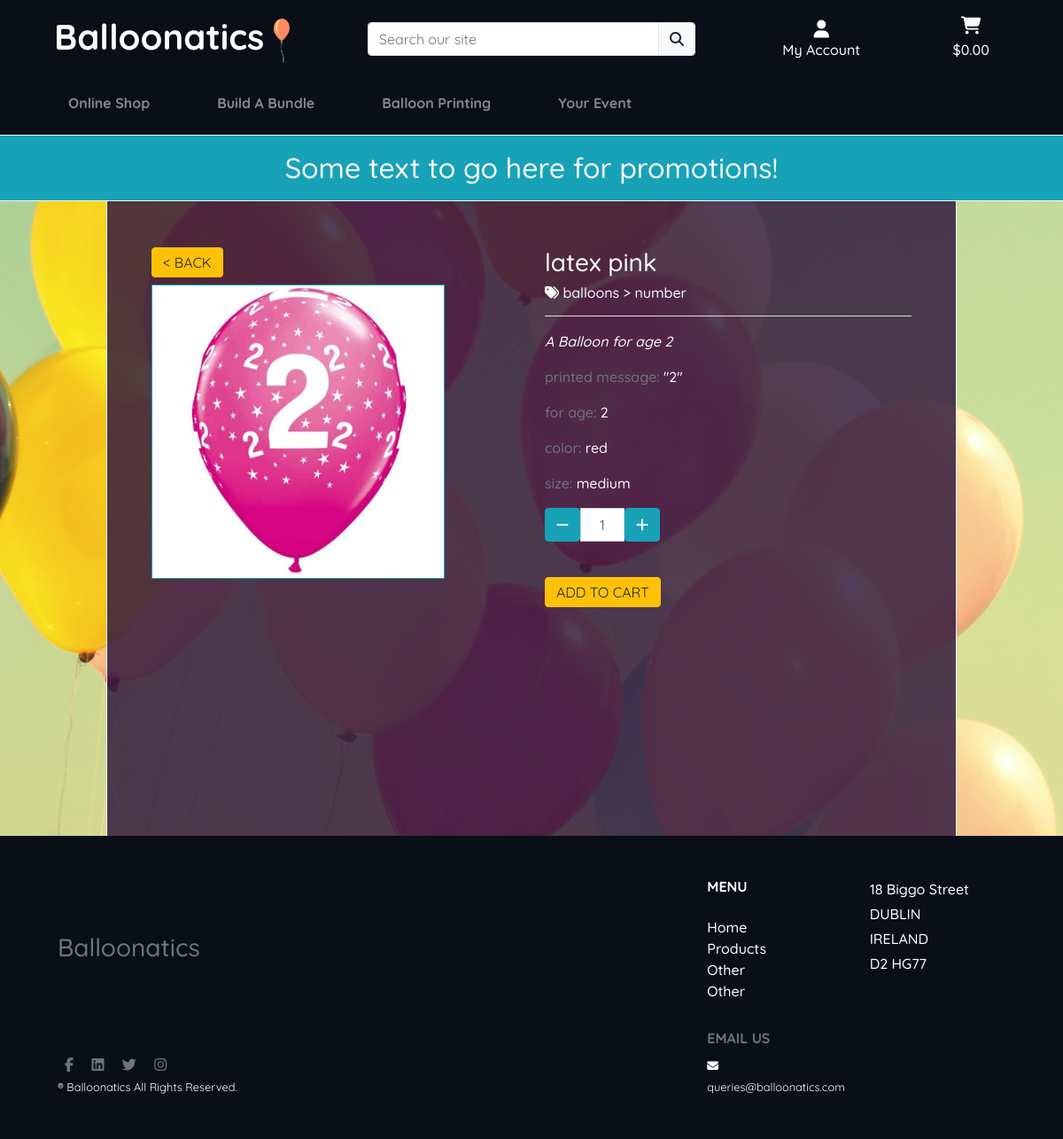
Page /products/5/ on the earlier database version.
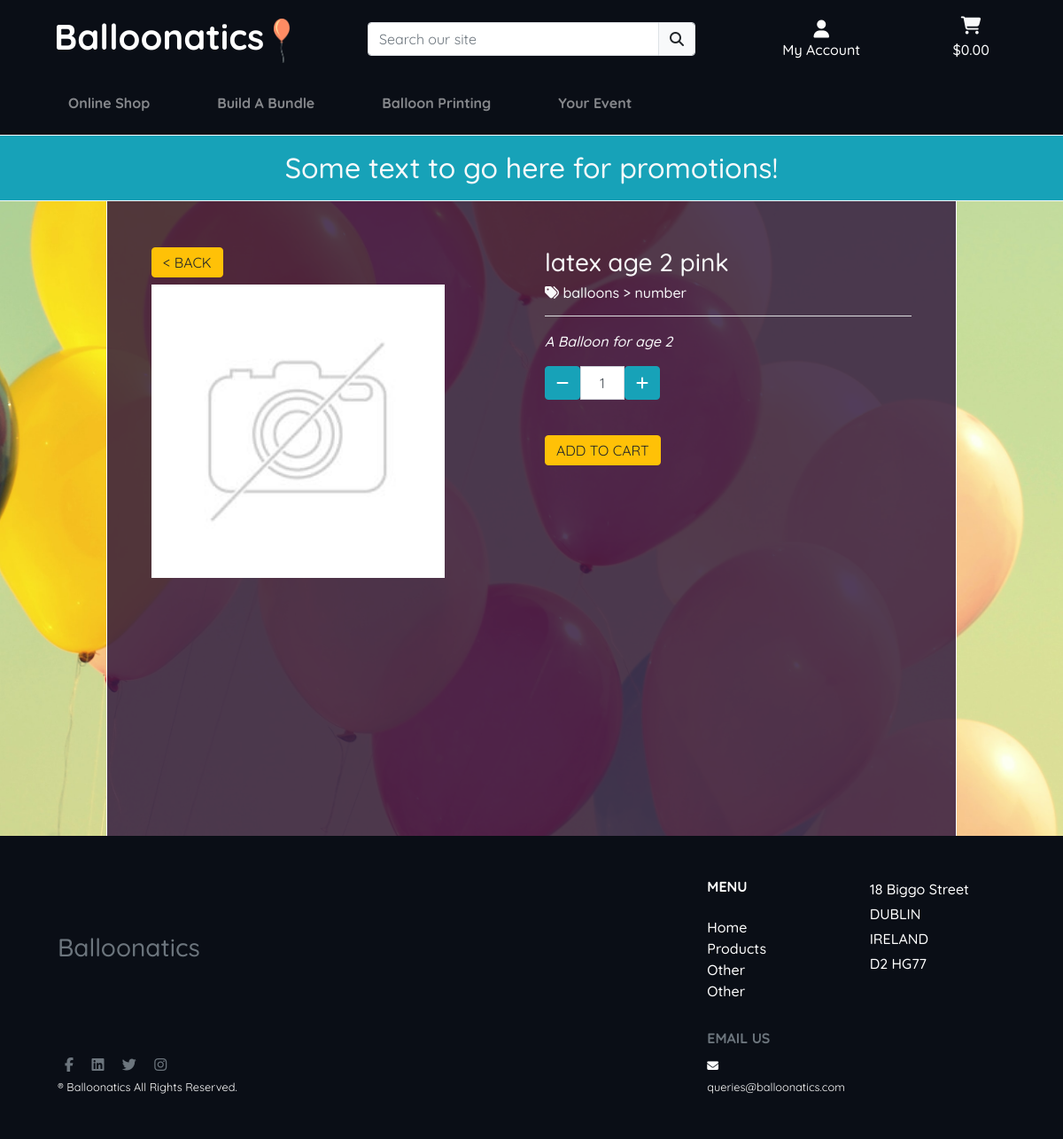
Same page on the later database version.
### products/models.py (models this page shows, shortened)
class Product(models.Model):
    name = models.CharField(max_length=254, null=False, blank=False)
    category = models.ForeignKey('Category', null=True, blank=True,
                                 on_delete=models.SET_NULL)
    sub_category = models.ForeignKey('Sub_Category', null=True, blank=True,
                                     on_delete=models.SET_NULL)
    material = models.ForeignKey('Material', null=True, blank=True,
                                 on_delete=models.SET_NULL)
    uuid = models.CharField(max_length=254, null=True, blank=True)
    description = models.TextField()
    full_price = models.DecimalField(max_digits=6, decimal_places=2, blank=False,
                                default=0.00, validators=[MinValueValidator(
                                    Decimal('0.00'))])
    discounted_price = models.DecimalField(max_digits=6, decimal_places=2,
                                           blank=False, default=0.00,
                                           validators=[MinValueValidator(
                                               Decimal('0.00'))])
    rating = models.DecimalField(max_digits=6, decimal_places=2, null=True,
                                 blank=True, validators=[MinValueValidator(
                                     Decimal('0.00')), MaxValueValidator(
                                         Decimal('5.00'))])
    image = models.ImageField(null=True, blank=True)
    message = models.CharField(max_length=254, null=True, blank=True)
    is_printable = models.BooleanField(default=False)
    age = models.PositiveIntegerField(null=True, blank=True)
    color = models.ForeignKey('Color', null=True, blank=True,
                              on_delete=models.SET_NULL)
    size = models.ForeignKey('Size', null=True, blank=True,
                             on_delete=models.SET_NULL)
    qty_held = models.PositiveIntegerField(default=0)
    shipped_inflated = models.BooleanField(default=False)
    qty_in_bag = models.PositiveIntegerField(default=0) #remove and use annotation
    def calc_qty_in_bag(self, cart):
        if str(self.pk) in cart:
            return cart[str(self.pk)]
        else:
            return 0

class Category(models.Model):
    class Meta:
        verbose_name_plural = 'Categories'
    name = models.CharField(max_length=254)
    display_name = models.CharField(max_length=254, null=True, blank=True)
    image = models.ImageField(null=True, blank=True)
    def __str__(self):
        return self.name

class Sub_Category(models.Model):
    class Meta:
        verbose_name_plural = 'Sub_Categories'
    name = models.CharField(max_length=254)
    display_name = models.CharField(max_length=254, null=True, blank=True)
    image = models.ImageField(null=True, blank=True)
    def __str__(self):
        return self.name

class Color(models.Model):
    name = models.CharField(max_length=254)

class Size(models.Model):
    name = models.CharField(max_length=254)

### products/views.py (the view)
# urls.py: path('<int:product_id>/', views.product_detail, name='product_detail'),
def product_detail(request, product_id):
    product = get_object_or_404(Product, pk=product_id)
    cart = request.session.get('cart', {})
    qty_in_cart = product.calc_qty_in_bag(cart)
    product.qty_in_cart = qty_in_cart
    context = {
        'product': product,
        'product_alert_qty_threshold': settings.QTY_LOW_ALERT_THRESHOLD,
    }
    return render(request, 'products/product_detail.html', context)

### products/templates/products/product_detail.html (shortened to what this page needs)
{% extends 'base.html' %}
{% load static %}
{% block content %}
<div class="container bg-container-dark text-light py-5" id="product-detail-container">
    <div class="row mt-2">
        <div class="col-6">
            <div class="row mt-0 mb-2">
                <div class="col-12">
                    <input type=button value="&#60; back" class="btn btn-warning m-0 py-1 text-uppercase" onClick="javascript:history.go(-1);">
                </div>
            </div>
            {% if product.image %}
                <img src="{{ product.image.url }}" class="img-fluid border border-info product-detail-img" alt="{{ product.name }}">
            {% else %}
                <img src="{{ MEDIA_URL }}noimage.png" class="img-fluid product-detail-img" alt="{{ product.name }}">
            {% endif %}
        </div>
        <div class="col-6">
            <h3>{{ product.name }}</h3>
            <h6>
                <i class="fas fa-tags"></i>
                <a href="{% url 'sub_categories' %}?category={{ product.category }}" class="text-light text-decoration-none"> {{ product.category }}</a> >
                <a href="{% url 'products' %}?sub_category={{ product.sub_category }}" class="text-light text-decoration-none">{{ product.sub_category }}</a>
            </h6>
            <hr class="bg-light">
            <p><i>{{ product.description }}</i></p>
            {% if product.message %}
                <p><span class="text-muted">printed message: </span><span>"{{ product.message }}"</span></p>
            {% endif %}
            {% if product.age %}
                <p><span class="text-muted">for age: </span><span>{{ product.age }}</span></p>
            {% endif %}
            {% if product.color %}
                <p><span class="text-muted">color: </span><span>{{ product.color.name }}</span></p>
            {% endif %}
            {% if product.size %}
                <p><span class="text-muted">size: </span><span>{{ product.size.name }}</span></p>
            {% endif %}
            <form action="{% url 'add_product_to_cart' product.id %}" method="POST">
                <div class="form-row">
                    <div class="col-12 align-content-left mb-3">
                        <div class="input-group">
                            <span class="input-group-btn">
                                <button type="button" class="quantity-left-minus btn btn-info btn-number border-info" data-type="minus"
                                    data-field="">
                                    <span class="fas fa-minus"></span>
                                </button>
                            </span>
                            <input type="text" id="qty" name="qty" class="form-control input-number text-center qty-input border-top-info border-bottom-info" value="1"
                                min="1" max="100">
                            <span class="input-group-btn">
                                <button type="button" class="quantity-right-plus btn btn-info btn-number border-info" data-type="plus"
                                    data-field="">
                                    <span class="fas fa-plus"></span>
                                </button>
                            </span>
                        </div>
                    </div>
                    <div class="col-12 align-content-left mt-3">
                        <input type="submit" class="btn btn-warning py-1 mt-2 mb-5 text-uppercase" value="add to cart">
                    </div>
                </div>
            </form>
        </div>
    </div>
</div>
{% endblock %}

### templates/base.html (shortened to what this page needs)
{% load static %}
<!doctype html>
<html lang="en">
  <head>
    {% block corecss %}
        <link rel="stylesheet" href="https://stackpath.bootstrapcdn.com/bootstrap/4.4.1/css/bootstrap.min.css">
        <link rel="stylesheet" href="{% static 'css/style.css' %}">
    {% endblock %}
  </head>
  <body>
      <header class="container-fluid fixed-top">
        <div id="topnav" class="row bg-site pt-lg-2 d-none d-lg-flex">
            <div class="col-12 col-lg-4 my-auto py-1 py-lg-0 text-center">
                <a href="{% url 'home' %}" class="nav-link main-logo-link">
                    <div class="d-inline">
                        <h1 class="my-0">
                            <strong>Balloonatics</strong>
                            <span><img src="{{ MEDIA_URL }}orange-balloon.png" id="logo-balloon" alt="orange-balloon"></span>
                        </h1>
                    </div>
                </a>
            </div>
            <div class="col-12 col-lg-4 my-auto py-1 py-lg-0">
                <form method="GET" action="#">
                    <div class="input-group w-100">
                        <input class="form-control border" type="text" name="q" placeholder="Search our site">
                        <div class="input-group-append">
                            <button class="form-control btn btn-light border" type="submit">
                                <span class="icon">
                                    <i class="fas fa-search"></i>
                                </span>
                            </button>
                        </div>
                    </div>
                </form>
            </div>
            <div class="col-12 col-lg-4 my-auto py-1 py-lg-0">
                <ul class="list-inline list-unstyled text-center my-0">
                    <li class="list-inline-item dropdown">
                        <a class="text-black nav-link" href="#" id="user-options" data-toggle="dropdown" aria-haspopup="true" aria-expanded="false">
                            <div class="text-center">
                                <div><i class="fas fa-user fa-lg" id="account-icon"></i></div>
                                {% if request.user.is_authenticated %}
                                    <p class="my-0" id="account-text">{{ request.user }}</p>
                                {% else %}
                                    <p class="my-0" id="account-text">My Account</p>
                                {% endif %}
                            </div>
                        </a>
                    </li>
                    <li class="list-inline-item">
                        <a class="text-light {% if grand_total %}font-weight-bold{% else %}text-light{% endif %} nav-link" href="{% url 'view_cart' %}">
                            <div class="text-center">
                                <div><i class="fas fa-shopping-cart fa-lg"></i></div>
                                <p class="my-1">
                                    {% if grand_total %}
                                        ${{ grand_total|floatformat:2 }}
                                    {% else %}
                                        $0.00
                                    {% endif %}
                                </p>
                            </div>
                        </a>
                    </li>
                </ul>
            </div>
        </div>
        <div class="row bg-site">
            <div class="col-12 text-left">
                <nav class="navbar navbar-expand-lg navbar-dark w-100">
                    {% include 'includes/main-nav.html' %}
                </nav>
            </div>
        </div>
        <div id="delivery-banner" class="row text-center border-top border-bottom bg-info border-light align-items-center">
            <div class="col">
                <h2 class="my-1 text-light">Some text to go here for promotions!</h2>
            </div>
        </div>
      </header>
    <div class="container header-container">
    </div>
      <div class="content-container">
      {% block content %}
      {% endblock %}
      </div>
    <div class="container-fluid pb-0 mb-0 justify-content-center bg-site">
     <footer>
         <div class="row my-0 justify-content-center py-5">
             <div class="col-11">
                 <div class="row ">
                     <div class="col-xl-8 col-md-4 col-sm-4 col-12 my-auto mx-auto a">
                         <h3 class="text-muted mb-md-0 mb-5 bold-text">Balloonatics</h3>
                     </div>
                     <div class="col-xl-2 col-md-4 col-sm-4 col-12">
                         <h6 class="mb-3 mb-lg-4 bold-text "><b>MENU</b></h6>
                         <ul class="list-unstyled">
                             <li>Home</li>
                             <li>Products</li>
                             <li>Other</li>
                             <li>Other</li>
                         </ul>
                     </div>
                     <div class="col-xl-2 col-md-4 col-sm-4 col-12">
                         <p class="mb-1">18 Biggo Street</p>
                         <p class="mb-1">DUBLIN</p>
                         <p class="mb-1">IRELAND</p>
                         <p class="mb-1">D2 HG77</p>
                     </div>
                 </div>
                 <div class="row ">
                     <div class="col-xl-8 col-md-4 col-sm-4 col-auto my-md-0 mt-5 order-sm-1 order-3 align-self-end">
                         <p class="social text-muted mb-0 pb-0 bold-text">
                            <span class="mx-2">
                                <i class="fa fa-facebook" aria-hidden="true"></i>
                            </span>
                            <span class="mx-2">
                                <i class="fa fa-linkedin-square" aria-hidden="true"></i>
                            </span>
                            <span class="mx-2">
                                <i class="fa fa-twitter" aria-hidden="true"></i>
                            </span>
                            <span class="mx-2"><i class="fa fa-instagram" aria-hidden="true"></i>
                            </span>
                        </p>
                        <small class="rights">
                            <span>&#174;</span>
                            Balloonatics All Rights Reserved.
                        </small>
                     </div>
                     <div class="col-xl-2 col-md-4 col-sm-4 col-auto order-2 align-self-end mt-3 ">
                         <h6 class="text-muted bold-text"><b>EMAIL US</b></h6><small><span><i class="fa fa-envelope" aria-hidden="true"></i></span> queries@balloonatics.com</small>
                     </div>
                 </div>
             </div>
         </div>
     </footer>
 </div>
  </body>
</html>

### templates/includes/main-nav.html (shortened to what this page needs)
<div class="collapse navbar-collapse" id="main-nav">
    <ul class="navbar-nav w-auto mx-auto m-sm-2">
        <li class="nav-item dropdown">
            <a class="font-weight-bold nav-link" href="#" id="shop-link" data-toggle="dropdown" aria-haspopup="true" aria-expanded="false">
                Online Shop
            </a>
        </li>
        <li class="nav-item dropdown">
            <a class="font-weight-bold nav-link" href="{% url 'bundle_categories' %}" id="buildabundle-link">
                Build A Bundle
            </a>
        </li>
        <li class="nav-item dropdown">
            <a class="font-weight-bold nav-link" href="{% url 'load_print_selector' %}" id="balloon-printing-link">
                Balloon Printing
            </a>
        </li>
        <li class="nav-item dropdown">
            <a class="font-weight-bold nav-link" href="#" id="your-event-link">
                Your Event
            </a>
        </li>
    </ul>
</div>

Differences in the rows shown:
changed Product "A Balloon for age 2": name "latex pink" → "latex age 2 pink"; image: picture removed; message "2" → (not shown); age "2" → (not shown); color_id 1 → empty (drawn); color.name "red" → (not shown); size_id 2 → empty (drawn); size.name "medium" → (not shown)
Other differences:
text no longer shown: "printed message: \" \" for age: color: size:"
